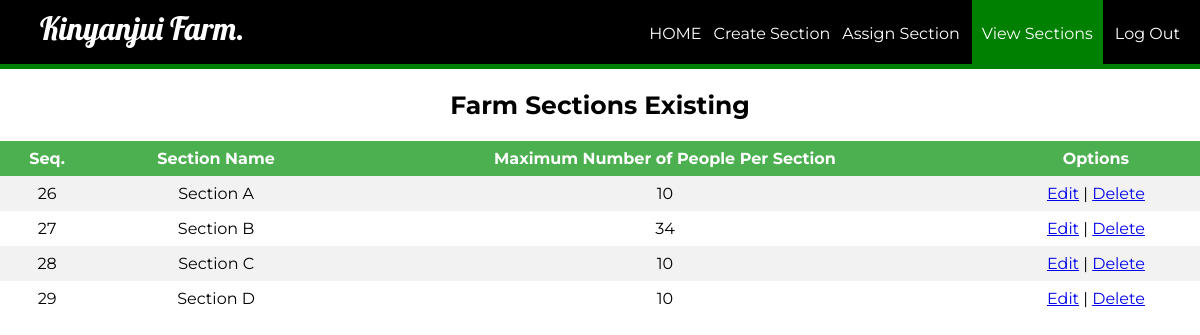
The app's page /manager/managerViewFarmSections.php with its own data.
### tables this page shows
CREATE TABLE `farm_section` (
  `id` int(10) NOT NULL,
  `section_name` varchar(225) NOT NULL,
  `max_people` varchar(225) NOT NULL
);

### manager/managerViewFarmSections.php (the view, shortened to what this page needs)
<?php
	require_once ('../process/dbh.php');
	$id = (isset($_GET['id']) ? $_GET['id'] : '');
	$sql = "SELECT * FROM farm_section";
$result = mysqli_query($conn, $sql);
?>
<html>
<head>
	<link rel="stylesheet" type="text/css" href="../stylescss/manager_login_style.css">
</head>
<body>
	<header>
		<nav>
			<h1>Kinyanjui Farm.</h1>
			<ul id="navli">
			    <li><a class="homeblack" href="managerHome.php?id=<?php echo $id?>"">HOME</a></li>
                <li><a class="homeblack" href="managerFarmSection.php?id=<?php echo $id?>"">Create Section</a></li>
                <li><a class="homeblack" href="managerTaskStatus.php?id=<?php echo $id?>"">Assign Section</a></li>
                <li><a class="homered" href="managerViewFarmSections.php?id=<?php echo $id?>"">View Sections</a></li>
				<li><a class="homeblack" href="managerlogin.html">Log Out</a></li>
			</ul>
		</nav>
	</header>
	<div class="divider"></div>
	<div id="divimg">
	<div>
		    	<h2 style="font-family: 'Montserrat', sans-serif; font-size: 25px; text-align: center;">Farm Sections Existing </h2>
    	<table>
			<tr bgcolor="#000">
				<th align = "center">Seq.</th>
				<th align = "center">Section Name</th>
				<th align = "center">Maximum Number of People Per Section</th>
				<th align = "center">Options</th>
			</tr>
			<?php
				while ($section = mysqli_fetch_assoc($result)) {
					echo "<tr>";
					echo "<td>".$section['id']."</td>";
					echo "<td>".$section['section_name']."</td>";
					echo "<td>".$section['max_people']."</td>";
                    echo "<td><a href=\"editViewSections.php?id=$section[id]\">Edit</a> | <a href=\"deleteViewSections.php?id=$section[id]\" onClick=\"return confirm('Are you sure you want to delete this section?')\">Delete</a></td>";
				}
			?>
		</table>
<br>
<br>
<br>
<br>
<br>
	</div>
	</div>
</body>
</html>

### stylescss/manager_login_style.css (style rules this page uses)
body { margin: 0px; }
header { background: black; color: white; padding: 8px 20px 6px 40px; height: 50px; }
header h1 { display: inline; font-family: "Lobster", cursive; font-weight: 400; font-size: 32px; float: left; margin-top: 0px; margin-right: 10px; }
nav ul { display: inline; padding: 0px; float: right; }
nav ul li { display: inline-block; list-style-type: none; color: white; float: left; margin-left: 12px; }
nav ul li a { color: white; text-decoration: none; }
#navli { font-family: "Montserrat", sans-serif; }
.homered { background-color: green; padding: 30px 10px 22px 10px; }
.divider { background-color: green; height: 5px; }
table { margin: 0px; border-collapse: collapse; width: 100%; font-family: "Montserrat", sans-serif; }
th, td { text-align: center; padding: 8px; }
tr:nth-child(even) { background-color: #f2f2f2; }
th { background-color: #4caf50; color: white; }

### records on screen
farm_section: id "26", section_name "Section A", max_people "10"
farm_section: id "27", section_name "Section B", max_people "34"
farm_section: id "28", section_name "Section C", max_people "10"
farm_section: id "29", section_name "Section D", max_people "10"
